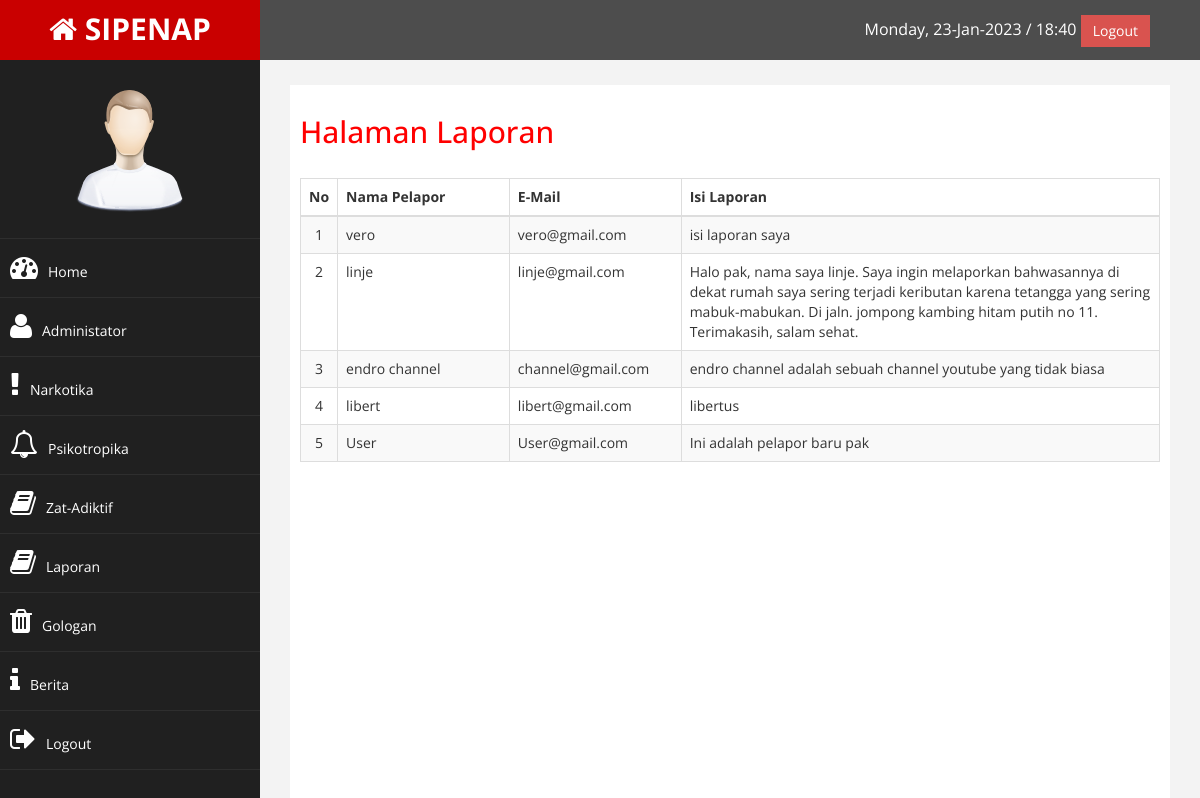
The page /admin/index.php?halaman=laporan (signed in) on the database its author committed.
### tables this page shows
CREATE TABLE `laporan` (
  `id_laporan` int(11) NOT NULL,
  `nama_pelapor` varchar(50) NOT NULL,
  `email_pelapor` varchar(100) NOT NULL,
  `isi_laporan` text NOT NULL
);

### admin/laporan/laporan.php (the view)
<h2>Halaman Laporan</h2><br>
<table class="table table-striped table-bordered">
  <thead>
    <tr>
      <th class="text-center">No</th>
      <th>Nama Pelapor</th>
      <th>E-Mail</th>
      <th>Isi Laporan</th>
    </tr>
  </thead>
  <tbody>
    <?php
      include 'config/koneksi.php';
      $nomor = 1;
      $ambil = $koneksi->query("SELECT * FROM laporan");
      while($pecah = $ambil->fetch_assoc()) :
    ?>
    <tr>
      <td class="text-center"><?php echo $nomor; ?></td>
      <td style="width: 20%;"><?php echo $pecah['nama_pelapor']; ?></td>
      <td style="width: 20%;"><?php echo $pecah['email_pelapor']; ?></td>
      <td><?php echo $pecah['isi_laporan']; ?></td>
    </tr>
    <?php
      $nomor++;
      endwhile;
    ?>
  </tbody>
</table>

### admin/assets/css/custom.css (style rules this page uses)
body { font-family: 'Open Sans', sans-serif; }
.text-center { text-align:center; }
h2 { color: #f00; }

### rows shown on the page
laporan: nama_pelapor "vero", email_pelapor "vero@gmail.com", isi_laporan "isi laporan saya"
laporan: nama_pelapor "linje", email_pelapor "linje@gmail.com", isi_laporan "Halo pak, nama saya linje. Saya ingin melaporkan bahwasannya di dekat rumah saya sering terjadi keributan karena tetangga yang sering mabuk-mabukan. Di jaln. jompong kambing hitam putih no 11. Terimakasih, salam sehat."
laporan: nama_pelapor "endro channel", email_pelapor "channel@gmail.com", isi_laporan "endro channel adalah sebuah channel youtube yang tidak biasa"
laporan: nama_pelapor "libert", email_pelapor "libert@gmail.com", isi_laporan "libertus"
laporan: nama_pelapor "User", email_pelapor "User@gmail.com", isi_laporan "Ini adalah pelapor baru pak"
